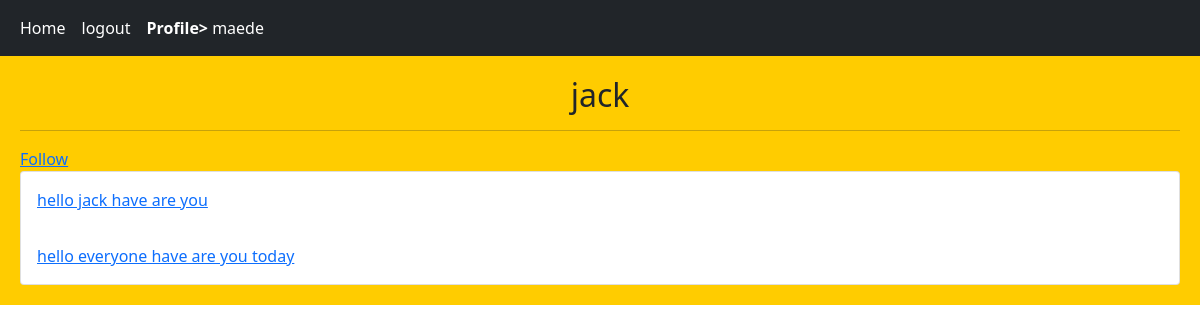
The page /accounts/profile/8/ (signed in) on the database its author committed.
### home/models.py (models this page shows, shortened)
class Post(models.Model):
    user = models.ForeignKey(User,on_delete=models.CASCADE,related_name='posts')
    body = models.TextField()
    slug = models.SlugField()
    created = models.DateTimeField(auto_now_add=True)
    updated = models.DateTimeField(auto_now=True)
    class Meta:
        ordering = ['-created','-updated']
    def get_absolute_url(self):
        return reverse('home:post_detail', args=(self.id,self.slug))

### accounts/views.py (the view)
# urls.py: path('profile/<int:user_id>/',views.UserProfileView.as_view(),name='user_profile'),
class UserProfileView(LoginRequiredMixin,View):
    def get(self,request,user_id):
        is_following = False
        user = User.objects.get(pk=user_id)
        posts = user.posts.all()
        relation = Relation.objects.filter(from_user=request.user, to_user=user)
        if relation.exists():
            is_following = True
        return render(request,'accounts/profile.html', {'user':user,'posts':posts,'is_folowing':is_following})

### accounts/templates/accounts/profile.html (shortened to what this page needs)
{% extends 'base.html' %}
{% block content %}
    <h2 class="text-center"> {{ user.username }} </h2>
    <hr/>
    {% if request.user.id != user.id and not is_following %}
        <a href="{% url 'accounts:user_follow' user.id %}">Follow</a>
    {% elif request.user.id != user.id and is_following %}
        <a href="{% url 'accounts:user_unfollow' user.id %}">UnFollow</a>
    {% endif %}
    <div class="card">
        {%for post in posts %}
            <a href="{{ post.get_absolute_url }}" class="card-body">{{post.body|truncatewords:8 }}</a>
        {% endfor%}
    </div>
{% endblock %}

### templates/include/navbar.html
<nav class="navbar navbar-expand-lg navbar-dark bg-dark">
  <div class="container-fluid">
    <div class="navbar-nav">
      <a class="nav-link active" href="{% url 'home:index' %}">Home</a>
      {% if request.user.is_authenticated %}
        <a class="nav-link active" href="{% url 'accounts:user_logout' %}">logout</a>
      <a class="nav-link active" href="{% url 'accounts:user_profile' request.user.pk %}"><strong> Profile>  </strong> {{request.user}} </a>
      {% else %}
        <a  class="nav-link active" href = "{% url 'accounts:user_register' %}">Register</a>
        <a  class="nav-link active" href = "{% url 'accounts:user_login' %}">Login</a>
      {% endif %}
    </div>
  </div>
</nav>

### rows shown on the page
Post: body "hello jack have are you"
Post: body "hello everyone have are you today"

### other values the page prints
{{ request.user }} "maede"
{{ user.username }} "jack"
